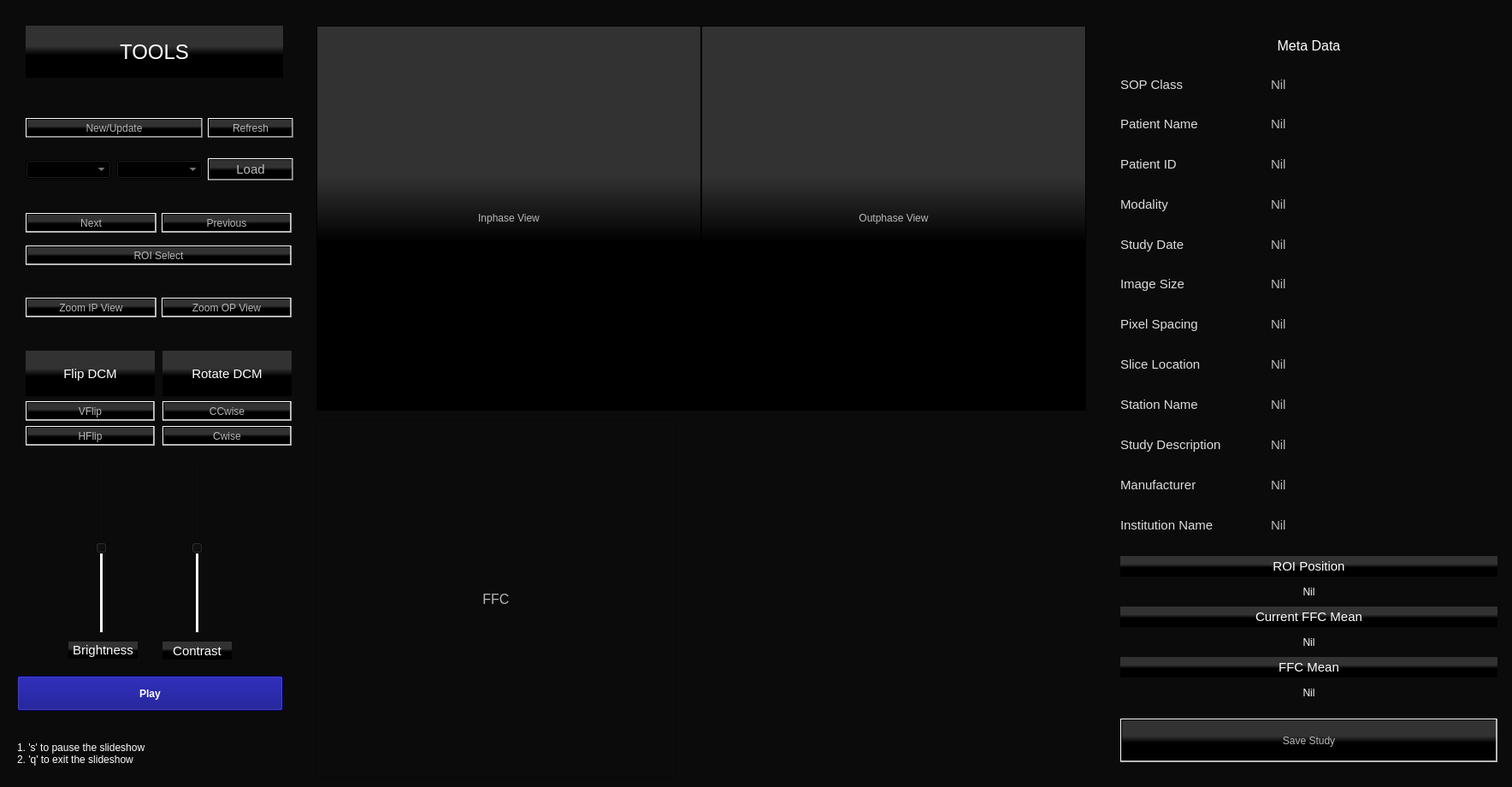
<?xml version="1.0" encoding="UTF-8"?>
<ui version="4.0">
 <class>dicomWindow</class>
 <widget class="QDialog" name="dicomWindow">
  <property name="geometry">
   <rect>
    <x>0</x>
    <y>0</y>
    <width>1768</width>
    <height>920</height>
   </rect>
  </property>
  <property name="maximumSize">
   <size>
    <width>1768</width>
    <height>920</height>
   </size>
  </property>
  <property name="windowTitle">
   <string>Dicom Viewer</string>
  </property>
  <property name="styleSheet">
   <string notr="true">background-color: rgb(11, 11, 11);</string>
  </property>
  <property name="sizeGripEnabled">
   <bool>false</bool>
  </property>
  <property name="modal">
   <bool>false</bool>
  </property>
  <widget class="QLabel" name="ipView">
   <property name="geometry">
    <rect>
     <x>370</x>
     <y>30</y>
     <width>450</width>
     <height>450</height>
    </rect>
   </property>
   <property name="maximumSize">
    <size>
     <width>450</width>
     <height>450</height>
    </size>
   </property>
   <property name="layoutDirection">
    <enum>Qt::RightToLeft</enum>
   </property>
   <property name="styleSheet">
    <string notr="true">font: 87 8pt &quot;Arial Black&quot;;
border-color: rgb(0, 122, 217);
font: 75 8pt &quot;MS Shell Dlg 2&quot;;
background-color: rgb(57, 57, 57);
font: 75 16pt &quot;Segoe UI&quot;;
color: rgb(214, 214, 214);
border-color: rgb(21, 21, 21);

border-color: rgb(42, 42, 42);
background-color: rgb(68, 68, 68);
color: rgb(184, 184, 184);


color: rgb(184, 184, 184);
background-color: qlineargradient(spread:pad, x1:0, y1:1, x2:0, y2:0, stop:0.4375 rgba(0, 0, 0, 255), stop:0.607955 rgba(50, 50, 50, 255))</string>
   </property>
   <property name="frameShape">
    <enum>QFrame::StyledPanel</enum>
   </property>
   <property name="text">
    <string>Inphase View</string>
   </property>
   <property name="alignment">
    <set>Qt::AlignCenter</set>
   </property>
  </widget>
  <widget class="QLabel" name="opView">
   <property name="geometry">
    <rect>
     <x>820</x>
     <y>30</y>
     <width>450</width>
     <height>450</height>
    </rect>
   </property>
   <property name="maximumSize">
    <size>
     <width>480</width>
     <height>480</height>
    </size>
   </property>
   <property name="styleSheet">
    <string notr="true">font: 87 8pt &quot;Arial Black&quot;;
border-color: rgb(0, 122, 217);
font: 75 8pt &quot;MS Shell Dlg 2&quot;;
background-color: rgb(57, 57, 57);
font: 75 16pt &quot;Segoe UI&quot;;
color: rgb(214, 214, 214);
border-color: rgb(21, 21, 21);

border-color: rgb(42, 42, 42);
background-color: rgb(68, 68, 68);
color: rgb(184, 184, 184);


color: rgb(184, 184, 184);
background-color: qlineargradient(spread:pad, x1:0, y1:1, x2:0, y2:0, stop:0.4375 rgba(0, 0, 0, 255), stop:0.607955 rgba(50, 50, 50, 255))</string>
   </property>
   <property name="frameShape">
    <enum>QFrame::StyledPanel</enum>
   </property>
   <property name="text">
    <string>Outphase View</string>
   </property>
   <property name="alignment">
    <set>Qt::AlignCenter</set>
   </property>
  </widget>
  <widget class="QWidget" name="layoutWidget">
   <property name="geometry">
    <rect>
     <x>1310</x>
     <y>33</y>
     <width>441</width>
     <height>601</height>
    </rect>
   </property>
   <layout class="QGridLayout" name="DataLayout">
    <property name="leftMargin">
     <number>0</number>
    </property>
    <item row="8" column="0">
     <widget class="QLabel" name="slicingLocLbl">
      <property name="font">
       <font>
        <family>Segoe UI</family>
        <pointsize>11</pointsize>
        <weight>50</weight>
        <italic>false</italic>
        <bold>false</bold>
       </font>
      </property>
      <property name="styleSheet">
       <string notr="true">color:rgb(221, 221, 221)</string>
      </property>
      <property name="text">
       <string>Slice Location</string>
      </property>
     </widget>
    </item>
    <item row="6" column="0">
     <widget class="QLabel" name="imgSizLbl">
      <property name="font">
       <font>
        <family>Segoe UI</family>
        <pointsize>11</pointsize>
        <weight>50</weight>
        <italic>false</italic>
        <bold>false</bold>
       </font>
      </property>
      <property name="styleSheet">
       <string notr="true">color:rgb(221, 221, 221)</string>
      </property>
      <property name="text">
       <string>Image Size</string>
      </property>
     </widget>
    </item>
    <item row="4" column="1">
     <widget class="QLabel" name="modalityDat">
      <property name="font">
       <font>
        <family>Segoe UI</family>
        <pointsize>11</pointsize>
        <weight>50</weight>
        <italic>false</italic>
        <bold>false</bold>
       </font>
      </property>
      <property name="styleSheet">
       <string notr="true">color: rgb(184, 184, 184);
</string>
      </property>
      <property name="text">
       <string>Nil</string>
      </property>
     </widget>
    </item>
    <item row="6" column="1">
     <widget class="QLabel" name="imgSizDat">
      <property name="font">
       <font>
        <family>Segoe UI</family>
        <pointsize>11</pointsize>
        <weight>50</weight>
        <italic>false</italic>
        <bold>false</bold>
       </font>
      </property>
      <property name="styleSheet">
       <string notr="true">color: rgb(184, 184, 184);
</string>
      </property>
      <property name="text">
       <string>Nil</string>
      </property>
     </widget>
    </item>
    <item row="2" column="1">
     <widget class="QLabel" name="pNameDat">
      <property name="font">
       <font>
        <family>Segoe UI</family>
        <pointsize>11</pointsize>
        <weight>50</weight>
        <italic>false</italic>
        <bold>false</bold>
       </font>
      </property>
      <property name="styleSheet">
       <string notr="true">color: rgb(184, 184, 184);
</string>
      </property>
      <property name="text">
       <string>Nil</string>
      </property>
     </widget>
    </item>
    <item row="9" column="1">
     <widget class="QLabel" name="stnNameDat">
      <property name="font">
       <font>
        <family>Segoe UI</family>
        <pointsize>11</pointsize>
        <weight>50</weight>
        <italic>false</italic>
        <bold>false</bold>
       </font>
      </property>
      <property name="styleSheet">
       <string notr="true">color: rgb(184, 184, 184);
</string>
      </property>
      <property name="text">
       <string>Nil</string>
      </property>
     </widget>
    </item>
    <item row="10" column="0">
     <widget class="QLabel" name="stdyDiscLbl">
      <property name="font">
       <font>
        <family>Segoe UI</family>
        <pointsize>11</pointsize>
        <weight>50</weight>
        <italic>false</italic>
        <bold>false</bold>
       </font>
      </property>
      <property name="styleSheet">
       <string notr="true">color:rgb(221, 221, 221)</string>
      </property>
      <property name="text">
       <string>Study Description</string>
      </property>
     </widget>
    </item>
    <item row="8" column="1">
     <widget class="QLabel" name="slicingLocDat">
      <property name="font">
       <font>
        <family>Segoe UI</family>
        <pointsize>11</pointsize>
        <weight>50</weight>
        <italic>false</italic>
        <bold>false</bold>
       </font>
      </property>
      <property name="styleSheet">
       <string notr="true">color: rgb(184, 184, 184);
</string>
      </property>
      <property name="text">
       <string>Nil</string>
      </property>
     </widget>
    </item>
    <item row="1" column="0">
     <widget class="QLabel" name="sosClassLbl">
      <property name="maximumSize">
       <size>
        <width>170</width>
        <height>38</height>
       </size>
      </property>
      <property name="font">
       <font>
        <family>Segoe UI</family>
        <pointsize>11</pointsize>
        <weight>50</weight>
        <italic>false</italic>
        <bold>false</bold>
       </font>
      </property>
      <property name="styleSheet">
       <string notr="true">color:rgb(221, 221, 221)</string>
      </property>
      <property name="text">
       <string>SOP Class</string>
      </property>
     </widget>
    </item>
    <item row="7" column="1">
     <widget class="QLabel" name="pxlSpaceDat">
      <property name="font">
       <font>
        <family>Segoe UI</family>
        <pointsize>11</pointsize>
        <weight>50</weight>
        <italic>false</italic>
        <bold>false</bold>
       </font>
      </property>
      <property name="styleSheet">
       <string notr="true">color: rgb(184, 184, 184);
</string>
      </property>
      <property name="text">
       <string>Nil</string>
      </property>
     </widget>
    </item>
    <item row="4" column="0">
     <widget class="QLabel" name="modalityLbl">
      <property name="font">
       <font>
        <family>Segoe UI</family>
        <pointsize>11</pointsize>
        <weight>50</weight>
        <italic>false</italic>
        <bold>false</bold>
       </font>
      </property>
      <property name="styleSheet">
       <string notr="true">color:rgb(221, 221, 221)</string>
      </property>
      <property name="text">
       <string>Modality</string>
      </property>
     </widget>
    </item>
    <item row="5" column="1">
     <widget class="QLabel" name="stdyDateDat">
      <property name="font">
       <font>
        <family>Segoe UI</family>
        <pointsize>11</pointsize>
        <weight>50</weight>
        <italic>false</italic>
        <bold>false</bold>
       </font>
      </property>
      <property name="styleSheet">
       <string notr="true">color: rgb(184, 184, 184);
</string>
      </property>
      <property name="text">
       <string>Nil</string>
      </property>
     </widget>
    </item>
    <item row="2" column="0">
     <widget class="QLabel" name="pNameLbl">
      <property name="font">
       <font>
        <family>Segoe UI</family>
        <pointsize>11</pointsize>
        <weight>50</weight>
        <italic>false</italic>
        <bold>false</bold>
       </font>
      </property>
      <property name="styleSheet">
       <string notr="true">color:rgb(221, 221, 221)</string>
      </property>
      <property name="text">
       <string>Patient Name</string>
      </property>
     </widget>
    </item>
    <item row="11" column="0">
     <widget class="QLabel" name="mnfLbl">
      <property name="font">
       <font>
        <family>Segoe UI</family>
        <pointsize>11</pointsize>
        <weight>50</weight>
        <italic>false</italic>
        <bold>false</bold>
       </font>
      </property>
      <property name="styleSheet">
       <string notr="true">color:rgb(221, 221, 221)</string>
      </property>
      <property name="text">
       <string>Manufacturer</string>
      </property>
     </widget>
    </item>
    <item row="7" column="0">
     <widget class="QLabel" name="pxlSpaceLbl">
      <property name="font">
       <font>
        <family>Segoe UI</family>
        <pointsize>11</pointsize>
        <weight>50</weight>
        <italic>false</italic>
        <bold>false</bold>
       </font>
      </property>
      <property name="styleSheet">
       <string notr="true">color:rgb(221, 221, 221)</string>
      </property>
      <property name="text">
       <string>Pixel Spacing</string>
      </property>
     </widget>
    </item>
    <item row="3" column="1">
     <widget class="QLabel" name="pIDDat">
      <property name="font">
       <font>
        <family>Segoe UI</family>
        <pointsize>11</pointsize>
        <weight>50</weight>
        <italic>false</italic>
        <bold>false</bold>
       </font>
      </property>
      <property name="styleSheet">
       <string notr="true">color: rgb(184, 184, 184);
</string>
      </property>
      <property name="text">
       <string>Nil</string>
      </property>
     </widget>
    </item>
    <item row="1" column="1">
     <widget class="QLabel" name="sosClassDat">
      <property name="font">
       <font>
        <family>Segoe UI</family>
        <pointsize>11</pointsize>
        <weight>50</weight>
        <italic>false</italic>
        <bold>false</bold>
       </font>
      </property>
      <property name="styleSheet">
       <string notr="true">

color: rgb(184, 184, 184);
</string>
      </property>
      <property name="text">
       <string>Nil</string>
      </property>
     </widget>
    </item>
    <item row="11" column="1">
     <widget class="QLabel" name="mnfDat">
      <property name="font">
       <font>
        <family>Segoe UI</family>
        <pointsize>11</pointsize>
        <weight>50</weight>
        <italic>false</italic>
        <bold>false</bold>
       </font>
      </property>
      <property name="styleSheet">
       <string notr="true">color: rgb(184, 184, 184);
</string>
      </property>
      <property name="text">
       <string>Nil</string>
      </property>
     </widget>
    </item>
    <item row="12" column="0">
     <widget class="QLabel" name="instNameLbl">
      <property name="font">
       <font>
        <family>Segoe UI</family>
        <pointsize>11</pointsize>
        <weight>50</weight>
        <italic>false</italic>
        <bold>false</bold>
       </font>
      </property>
      <property name="styleSheet">
       <string notr="true">color:rgb(221, 221, 221)</string>
      </property>
      <property name="text">
       <string>Institution Name</string>
      </property>
     </widget>
    </item>
    <item row="5" column="0">
     <widget class="QLabel" name="stdyDateLbl">
      <property name="font">
       <font>
        <family>Segoe UI</family>
        <pointsize>11</pointsize>
        <weight>50</weight>
        <italic>false</italic>
        <bold>false</bold>
       </font>
      </property>
      <property name="styleSheet">
       <string notr="true">color:rgb(221, 221, 221)</string>
      </property>
      <property name="text">
       <string>Study Date</string>
      </property>
     </widget>
    </item>
    <item row="0" column="0" colspan="2">
     <widget class="QLabel" name="headLbl">
      <property name="font">
       <font>
        <family>Segoe UI</family>
        <pointsize>12</pointsize>
        <weight>50</weight>
        <italic>false</italic>
        <bold>false</bold>
       </font>
      </property>
      <property name="styleSheet">
       <string notr="true">color: rgb(255, 255, 255);
</string>
      </property>
      <property name="text">
       <string>Meta Data</string>
      </property>
      <property name="alignment">
       <set>Qt::AlignCenter</set>
      </property>
     </widget>
    </item>
    <item row="10" column="1">
     <widget class="QLabel" name="stdyDiscDat">
      <property name="font">
       <font>
        <family>Segoe UI</family>
        <pointsize>11</pointsize>
        <weight>50</weight>
        <italic>false</italic>
        <bold>false</bold>
       </font>
      </property>
      <property name="styleSheet">
       <string notr="true">color: rgb(184, 184, 184);
</string>
      </property>
      <property name="text">
       <string>Nil</string>
      </property>
     </widget>
    </item>
    <item row="3" column="0">
     <widget class="QLabel" name="pIDLbl">
      <property name="font">
       <font>
        <family>Segoe UI</family>
        <pointsize>11</pointsize>
        <weight>50</weight>
        <italic>false</italic>
        <bold>false</bold>
       </font>
      </property>
      <property name="styleSheet">
       <string notr="true">color:rgb(221, 221, 221)</string>
      </property>
      <property name="text">
       <string>Patient ID</string>
      </property>
     </widget>
    </item>
    <item row="12" column="1">
     <widget class="QLabel" name="instNameDat">
      <property name="font">
       <font>
        <family>Segoe UI</family>
        <pointsize>11</pointsize>
        <weight>50</weight>
        <italic>false</italic>
        <bold>false</bold>
       </font>
      </property>
      <property name="styleSheet">
       <string notr="true">color: rgb(184, 184, 184);
</string>
      </property>
      <property name="text">
       <string>Nil</string>
      </property>
     </widget>
    </item>
    <item row="9" column="0">
     <widget class="QLabel" name="stnNameLbl">
      <property name="font">
       <font>
        <family>Segoe UI</family>
        <pointsize>11</pointsize>
        <weight>50</weight>
        <italic>false</italic>
        <bold>false</bold>
       </font>
      </property>
      <property name="styleSheet">
       <string notr="true">color:rgb(221, 221, 221)</string>
      </property>
      <property name="text">
       <string>Station Name</string>
      </property>
     </widget>
    </item>
   </layout>
  </widget>
  <widget class="QLabel" name="brightness">
   <property name="geometry">
    <rect>
     <x>80</x>
     <y>750</y>
     <width>81</width>
     <height>20</height>
    </rect>
   </property>
   <property name="font">
    <font>
     <family>MS Shell Dlg 2</family>
     <pointsize>11</pointsize>
     <weight>50</weight>
     <italic>false</italic>
     <bold>false</bold>
    </font>
   </property>
   <property name="styleSheet">
    <string notr="true">

color: rgb(255, 255, 255);
background-color: qlineargradient(spread:pad, x1:0, y1:1, x2:0, y2:0, stop:0.4375 rgba(0, 0, 0, 255), stop:0.607955 rgba(50, 50, 50, 255))</string>
   </property>
   <property name="text">
    <string>Brightness</string>
   </property>
   <property name="alignment">
    <set>Qt::AlignCenter</set>
   </property>
  </widget>
  <widget class="QLabel" name="contrast">
   <property name="geometry">
    <rect>
     <x>190</x>
     <y>750</y>
     <width>81</width>
     <height>21</height>
    </rect>
   </property>
   <property name="font">
    <font>
     <family>MS Shell Dlg 2</family>
     <pointsize>11</pointsize>
     <weight>50</weight>
     <italic>false</italic>
     <bold>false</bold>
    </font>
   </property>
   <property name="styleSheet">
    <string notr="true">

color: rgb(255, 255, 255);
background-color: qlineargradient(spread:pad, x1:0, y1:1, x2:0, y2:0, stop:0.4375 rgba(0, 0, 0, 255), stop:0.607955 rgba(50, 50, 50, 255))</string>
   </property>
   <property name="text">
    <string>Contrast</string>
   </property>
   <property name="alignment">
    <set>Qt::AlignCenter</set>
   </property>
  </widget>
  <widget class="QWidget" name="layoutWidget">
   <property name="geometry">
    <rect>
     <x>20</x>
     <y>540</y>
     <width>311</width>
     <height>201</height>
    </rect>
   </property>
   <layout class="QHBoxLayout" name="SliderLayout">
    <item>
     <widget class="QSlider" name="brightSlid">
      <property name="palette">
       <palette>
        <active>
         <colorrole role="Button">
          <brush brushstyle="SolidPattern">
           <color alpha="255">
            <red>11</red>
            <green>11</green>
            <blue>11</blue>
           </color>
          </brush>
         </colorrole>
         <colorrole role="Base">
          <brush brushstyle="SolidPattern">
           <color alpha="255">
            <red>11</red>
            <green>11</green>
            <blue>11</blue>
           </color>
          </brush>
         </colorrole>
         <colorrole role="Window">
          <brush brushstyle="SolidPattern">
           <color alpha="255">
            <red>11</red>
            <green>11</green>
            <blue>11</blue>
           </color>
          </brush>
         </colorrole>
         <colorrole role="Highlight">
          <brush brushstyle="SolidPattern">
           <color alpha="255">
            <red>255</red>
            <green>255</green>
            <blue>255</blue>
           </color>
          </brush>
         </colorrole>
         <colorrole role="HighlightedText">
          <brush brushstyle="SolidPattern">
           <color alpha="255">
            <red>255</red>
            <green>255</green>
            <blue>255</blue>
           </color>
          </brush>
         </colorrole>
        </active>
        <inactive>
         <colorrole role="Button">
          <brush brushstyle="SolidPattern">
           <color alpha="255">
            <red>11</red>
            <green>11</green>
            <blue>11</blue>
           </color>
          </brush>
         </colorrole>
         <colorrole role="Base">
          <brush brushstyle="SolidPattern">
           <color alpha="255">
            <red>11</red>
            <green>11</green>
            <blue>11</blue>
           </color>
          </brush>
         </colorrole>
         <colorrole role="Window">
          <brush brushstyle="SolidPattern">
           <color alpha="255">
            <red>11</red>
            <green>11</green>
            <blue>11</blue>
           </color>
          </brush>
         </colorrole>
         <colorrole role="Highlight">
          <brush brushstyle="SolidPattern">
           <color alpha="255">
            <red>255</red>
            <green>255</green>
            <blue>255</blue>
           </color>
          </brush>
         </colorrole>
         <colorrole role="HighlightedText">
          <brush brushstyle="SolidPattern">
           <color alpha="255">
            <red>255</red>
            <green>255</green>
            <blue>255</blue>
           </color>
          </brush>
         </colorrole>
        </inactive>
        <disabled>
         <colorrole role="Button">
          <brush brushstyle="SolidPattern">
           <color alpha="255">
            <red>11</red>
            <green>11</green>
            <blue>11</blue>
           </color>
          </brush>
         </colorrole>
         <colorrole role="Base">
          <brush brushstyle="SolidPattern">
           <color alpha="255">
            <red>11</red>
            <green>11</green>
            <blue>11</blue>
           </color>
          </brush>
         </colorrole>
         <colorrole role="Window">
          <brush brushstyle="SolidPattern">
           <color alpha="255">
            <red>11</red>
            <green>11</green>
            <blue>11</blue>
           </color>
          </brush>
         </colorrole>
         <colorrole role="Highlight">
          <brush brushstyle="SolidPattern">
           <color alpha="255">
            <red>255</red>
            <green>255</green>
            <blue>255</blue>
           </color>
          </brush>
         </colorrole>
         <colorrole role="HighlightedText">
          <brush brushstyle="SolidPattern">
           <color alpha="255">
            <red>255</red>
            <green>255</green>
            <blue>255</blue>
           </color>
          </brush>
         </colorrole>
        </disabled>
       </palette>
      </property>
      <property name="styleSheet">
       <string notr="true">gridline-color: rgb(255, 255, 255);
selection-color: rgb(255, 255, 255);
selection-background-color: rgb(255, 255, 255);</string>
      </property>
      <property name="maximum">
       <number>256</number>
      </property>
      <property name="singleStep">
       <number>2</number>
      </property>
      <property name="value">
       <number>128</number>
      </property>
      <property name="sliderPosition">
       <number>128</number>
      </property>
      <property name="orientation">
       <enum>Qt::Vertical</enum>
      </property>
      <property name="invertedAppearance">
       <bool>false</bool>
      </property>
      <property name="tickInterval">
       <number>0</number>
      </property>
     </widget>
    </item>
    <item>
     <widget class="QSlider" name="contrastSlid">
      <property name="styleSheet">
       <string notr="true">gridline-color: rgb(255, 255, 255);
selection-color: rgb(255, 255, 255);
selection-background-color: rgb(255, 255, 255);</string>
      </property>
      <property name="maximum">
       <number>128</number>
      </property>
      <property name="singleStep">
       <number>2</number>
      </property>
      <property name="value">
       <number>64</number>
      </property>
      <property name="sliderPosition">
       <number>64</number>
      </property>
      <property name="orientation">
       <enum>Qt::Vertical</enum>
      </property>
      <property name="invertedAppearance">
       <bool>false</bool>
      </property>
     </widget>
    </item>
   </layout>
  </widget>
  <widget class="QPushButton" name="saveStdyBtn">
   <property name="enabled">
    <bool>false</bool>
   </property>
   <property name="geometry">
    <rect>
     <x>1310</x>
     <y>840</y>
     <width>441</width>
     <height>51</height>
    </rect>
   </property>
   <property name="styleSheet">
    <string notr="true">border-color: rgb(21, 21, 21);
font: 11pt &quot;MS Shell Dlg 2&quot;;
border-color: rgb(42, 42, 42);
background-color: rgb(68, 68, 68);
color: rgb(184, 184, 184);


color: rgb(184, 184, 184);
background-color: qlineargradient(spread:pad, x1:0, y1:1, x2:0, y2:0, stop:0.4375 rgba(0, 0, 0, 255), stop:0.607955 rgba(50, 50, 50, 255))</string>
   </property>
   <property name="text">
    <string>Save Study</string>
   </property>
  </widget>
  <widget class="QLabel" name="ffcView">
   <property name="geometry">
    <rect>
     <x>370</x>
     <y>490</y>
     <width>420</width>
     <height>420</height>
    </rect>
   </property>
   <property name="maximumSize">
    <size>
     <width>420</width>
     <height>420</height>
    </size>
   </property>
   <property name="font">
    <font>
     <pointsize>12</pointsize>
    </font>
   </property>
   <property name="styleSheet">
    <string notr="true">


color: rgb(184, 184, 184);
</string>
   </property>
   <property name="frameShape">
    <enum>QFrame::StyledPanel</enum>
   </property>
   <property name="text">
    <string>FFC</string>
   </property>
   <property name="alignment">
    <set>Qt::AlignCenter</set>
   </property>
   <property name="margin">
    <number>1</number>
   </property>
  </widget>
  <widget class="QWidget" name="verticalLayoutWidget">
   <property name="geometry">
    <rect>
     <x>1310</x>
     <y>650</y>
     <width>441</width>
     <height>171</height>
    </rect>
   </property>
   <layout class="QVBoxLayout" name="verticalLayout">
    <item>
     <widget class="QLabel" name="ROIposLbl">
      <property name="font">
       <font>
        <family>MS Shell Dlg 2</family>
        <pointsize>11</pointsize>
        <weight>50</weight>
        <italic>false</italic>
        <bold>false</bold>
       </font>
      </property>
      <property name="styleSheet">
       <string notr="true">color: rgb(255, 255, 255);
background-color: qlineargradient(spread:pad, x1:0, y1:1, x2:0, y2:0, stop:0.4375 rgba(0, 0, 0, 255), stop:0.607955 rgba(50, 50, 50, 255))

</string>
      </property>
      <property name="text">
       <string>ROI Position</string>
      </property>
      <property name="alignment">
       <set>Qt::AlignCenter</set>
      </property>
     </widget>
    </item>
    <item>
     <widget class="QLabel" name="ROIposVal">
      <property name="styleSheet">
       <string notr="true">color: rgb(255, 255, 255);
border-color: rgb(255, 255, 255);

font: 12pt &quot;MS Shell Dlg 2&quot;;</string>
      </property>
      <property name="text">
       <string>Nil</string>
      </property>
      <property name="alignment">
       <set>Qt::AlignCenter</set>
      </property>
     </widget>
    </item>
    <item>
     <widget class="QLabel" name="CrntFFCLbl">
      <property name="font">
       <font>
        <family>MS Shell Dlg 2</family>
        <pointsize>11</pointsize>
        <weight>50</weight>
        <italic>false</italic>
        <bold>false</bold>
       </font>
      </property>
      <property name="styleSheet">
       <string notr="true">color: rgb(255, 255, 255);
background-color: qlineargradient(spread:pad, x1:0, y1:1, x2:0, y2:0, stop:0.4375 rgba(0, 0, 0, 255), stop:0.607955 rgba(50, 50, 50, 255))</string>
      </property>
      <property name="text">
       <string>Current FFC Mean</string>
      </property>
      <property name="alignment">
       <set>Qt::AlignCenter</set>
      </property>
     </widget>
    </item>
    <item>
     <widget class="QLabel" name="CrntFFCVal">
      <property name="styleSheet">
       <string notr="true">color: rgb(255, 255, 255);
border-color: rgb(255, 255, 255);

font: 12pt &quot;MS Shell Dlg 2&quot;;</string>
      </property>
      <property name="text">
       <string>Nil</string>
      </property>
      <property name="alignment">
       <set>Qt::AlignCenter</set>
      </property>
     </widget>
    </item>
    <item>
     <widget class="QLabel" name="FFCMnLbl">
      <property name="font">
       <font>
        <family>MS Shell Dlg 2</family>
        <pointsize>11</pointsize>
        <weight>50</weight>
        <italic>false</italic>
        <bold>false</bold>
       </font>
      </property>
      <property name="styleSheet">
       <string notr="true">color: rgb(255, 255, 255);
background-color: qlineargradient(spread:pad, x1:0, y1:1, x2:0, y2:0, stop:0.4375 rgba(0, 0, 0, 255), stop:0.607955 rgba(50, 50, 50, 255))</string>
      </property>
      <property name="text">
       <string>FFC Mean</string>
      </property>
      <property name="alignment">
       <set>Qt::AlignCenter</set>
      </property>
     </widget>
    </item>
    <item>
     <widget class="QLabel" name="FFCMnVal">
      <property name="styleSheet">
       <string notr="true">color: rgb(255, 255, 255);
border-color: rgb(255, 255, 255);

font: 12pt &quot;MS Shell Dlg 2&quot;;</string>
      </property>
      <property name="text">
       <string>Nil</string>
      </property>
      <property name="alignment">
       <set>Qt::AlignCenter</set>
      </property>
     </widget>
    </item>
   </layout>
  </widget>
  <widget class="QTableWidget" name="mffcTbl">
   <property name="geometry">
    <rect>
     <x>820</x>
     <y>490</y>
     <width>461</width>
     <height>321</height>
    </rect>
   </property>
   <property name="sizePolicy">
    <sizepolicy hsizetype="Maximum" vsizetype="Expanding">
     <horstretch>0</horstretch>
     <verstretch>0</verstretch>
    </sizepolicy>
   </property>
   <property name="styleSheet">
    <string notr="true">color: rgb(255, 255, 255);
alternate-background-color: rgb(255, 255, 255);
</string>
   </property>
   <property name="frameShape">
    <enum>QFrame::NoFrame</enum>
   </property>
   <property name="editTriggers">
    <set>QAbstractItemView::NoEditTriggers</set>
   </property>
   <property name="selectionMode">
    <enum>QAbstractItemView::NoSelection</enum>
   </property>
   <property name="textElideMode">
    <enum>Qt::ElideMiddle</enum>
   </property>
   <attribute name="horizontalHeaderCascadingSectionResizes">
    <bool>true</bool>
   </attribute>
   <attribute name="horizontalHeaderDefaultSectionSize">
    <number>210</number>
   </attribute>
   <attribute name="horizontalHeaderShowSortIndicator" stdset="0">
    <bool>false</bool>
   </attribute>
   <attribute name="verticalHeaderCascadingSectionResizes">
    <bool>true</bool>
   </attribute>
  </widget>
  <widget class="QPushButton" name="slideShwBtn">
   <property name="enabled">
    <bool>false</bool>
   </property>
   <property name="geometry">
    <rect>
     <x>20</x>
     <y>790</y>
     <width>311</width>
     <height>41</height>
    </rect>
   </property>
   <property name="font">
    <font>
     <weight>75</weight>
     <bold>true</bold>
    </font>
   </property>
   <property name="autoFillBackground">
    <bool>false</bool>
   </property>
   <property name="styleSheet">
    <string notr="true">background-color: rgb(0, 0, 127);
color: white;</string>
   </property>
   <property name="text">
    <string>Play</string>
   </property>
  </widget>
  <widget class="QLabel" name="hotkeyLbl">
   <property name="enabled">
    <bool>false</bool>
   </property>
   <property name="geometry">
    <rect>
     <x>20</x>
     <y>850</y>
     <width>311</width>
     <height>61</height>
    </rect>
   </property>
   <property name="styleSheet">
    <string notr="true">color: rgb(255, 255, 255);
border-color: rgb(255, 255, 255);

font: 12pt &quot;MS Shell Dlg 2&quot;;</string>
   </property>
   <property name="text">
    <string>1. 's' to pause the slideshow
2. 'q' to exit the slideshow</string>
   </property>
  </widget>
  <widget class="QWidget" name="gridLayoutWidget">
   <property name="geometry">
    <rect>
     <x>30</x>
     <y>120</y>
     <width>313</width>
     <height>109</height>
    </rect>
   </property>
   <layout class="QGridLayout" name="gridLayout">
    <item row="1" column="0">
     <widget class="QComboBox" name="uName">
      <property name="styleSheet">
       <string notr="true">border-color: rgb(21, 21, 21);
font: 11pt &quot;MS Shell Dlg 2&quot;;
border-color: rgb(42, 42, 42);
background-color: rgb(68, 68, 68);
color: rgb(184, 184, 184);


color: rgb(184, 184, 184);
background-color: qlineargradient(spread:pad, x1:0, y1:1, x2:0, y2:0, stop:0.4375 rgba(0, 0, 0, 255), stop:0.607955 rgba(50, 50, 50, 255))</string>
      </property>
     </widget>
    </item>
    <item row="0" column="2">
     <widget class="QPushButton" name="refreshBtn">
      <property name="styleSheet">
       <string notr="true">border-color: rgb(21, 21, 21);
font: 11pt &quot;MS Shell Dlg 2&quot;;
border-color: rgb(42, 42, 42);
background-color: rgb(68, 68, 68);
color: rgb(184, 184, 184);


color: rgb(184, 184, 184);
background-color: qlineargradient(spread:pad, x1:0, y1:1, x2:0, y2:0, stop:0.4375 rgba(0, 0, 0, 255), stop:0.607955 rgba(50, 50, 50, 255))</string>
      </property>
      <property name="text">
       <string>Refresh</string>
      </property>
     </widget>
    </item>
    <item row="0" column="0" colspan="2">
     <widget class="QPushButton" name="cuBtn">
      <property name="styleSheet">
       <string notr="true">border-color: rgb(21, 21, 21);
font: 11pt &quot;MS Shell Dlg 2&quot;;
border-color: rgb(42, 42, 42);
background-color: rgb(68, 68, 68);
color: rgb(184, 184, 184);


color: rgb(184, 184, 184);
background-color: qlineargradient(spread:pad, x1:0, y1:1, x2:0, y2:0, stop:0.4375 rgba(0, 0, 0, 255), stop:0.607955 rgba(50, 50, 50, 255))
</string>
      </property>
      <property name="text">
       <string>New/Update</string>
      </property>
     </widget>
    </item>
    <item row="1" column="1">
     <widget class="QComboBox" name="uStudy">
      <property name="styleSheet">
       <string notr="true">border-color: rgb(21, 21, 21);
font: 11pt &quot;MS Shell Dlg 2&quot;;
border-color: rgb(42, 42, 42);
background-color: rgb(68, 68, 68);
color: rgb(184, 184, 184);


color: rgb(184, 184, 184);
background-color: qlineargradient(spread:pad, x1:0, y1:1, x2:0, y2:0, stop:0.4375 rgba(0, 0, 0, 255), stop:0.607955 rgba(50, 50, 50, 255))</string>
      </property>
     </widget>
    </item>
    <item row="1" column="2">
     <widget class="QPushButton" name="laodBtn">
      <property name="font">
       <font>
        <family>MS Shell Dlg 2</family>
        <pointsize>11</pointsize>
        <weight>50</weight>
        <italic>false</italic>
        <bold>false</bold>
       </font>
      </property>
      <property name="styleSheet">
       <string notr="true">border-color: rgb(21, 21, 21);
font: 11pt &quot;MS Shell Dlg 2&quot;;
border-color: rgb(42, 42, 42);
background-color: rgb(68, 68, 68);
color: rgb(184, 184, 184);


color: rgb(184, 184, 184);
background-color: qlineargradient(spread:pad, x1:0, y1:1, x2:0, y2:0, stop:0.4375 rgba(0, 0, 0, 255), stop:0.607955 rgba(50, 50, 50, 255))</string>
      </property>
      <property name="text">
       <string>Load</string>
      </property>
     </widget>
    </item>
   </layout>
  </widget>
  <widget class="QWidget" name="gridLayoutWidget_2">
   <property name="geometry">
    <rect>
     <x>30</x>
     <y>240</y>
     <width>311</width>
     <height>80</height>
    </rect>
   </property>
   <layout class="QGridLayout" name="gridLayout_2">
    <item row="0" column="0">
     <widget class="QPushButton" name="nextBtn">
      <property name="enabled">
       <bool>false</bool>
      </property>
      <property name="styleSheet">
       <string notr="true">border-color: rgb(21, 21, 21);
font: 11pt &quot;MS Shell Dlg 2&quot;;
border-color: rgb(42, 42, 42);
background-color: rgb(68, 68, 68);
color: rgb(184, 184, 184);


color: rgb(184, 184, 184);
background-color: qlineargradient(spread:pad, x1:0, y1:1, x2:0, y2:0, stop:0.4375 rgba(0, 0, 0, 255), stop:0.607955 rgba(50, 50, 50, 255))</string>
      </property>
      <property name="text">
       <string>Next</string>
      </property>
     </widget>
    </item>
    <item row="0" column="1">
     <widget class="QPushButton" name="prevBtn">
      <property name="enabled">
       <bool>false</bool>
      </property>
      <property name="styleSheet">
       <string notr="true">border-color: rgb(21, 21, 21);
font: 11pt &quot;MS Shell Dlg 2&quot;;
border-color: rgb(42, 42, 42);
background-color: rgb(68, 68, 68);
color: rgb(184, 184, 184);


color: rgb(184, 184, 184);
background-color: qlineargradient(spread:pad, x1:0, y1:1, x2:0, y2:0, stop:0.4375 rgba(0, 0, 0, 255), stop:0.607955 rgba(50, 50, 50, 255))</string>
      </property>
      <property name="text">
       <string>Previous</string>
      </property>
     </widget>
    </item>
    <item row="1" column="0" colspan="2">
     <widget class="QPushButton" name="roiBtn">
      <property name="enabled">
       <bool>false</bool>
      </property>
      <property name="styleSheet">
       <string notr="true">border-color: rgb(21, 21, 21);
font: 11pt &quot;MS Shell Dlg 2&quot;;
border-color: rgb(42, 42, 42);
background-color: rgb(68, 68, 68);
color: rgb(184, 184, 184);


color: rgb(184, 184, 184);
background-color: qlineargradient(spread:pad, x1:0, y1:1, x2:0, y2:0, stop:0.4375 rgba(0, 0, 0, 255), stop:0.607955 rgba(50, 50, 50, 255))</string>
      </property>
      <property name="text">
       <string>ROI Select</string>
      </property>
     </widget>
    </item>
   </layout>
  </widget>
  <widget class="QWidget" name="gridLayoutWidget_3">
   <property name="geometry">
    <rect>
     <x>30</x>
     <y>320</y>
     <width>311</width>
     <height>80</height>
    </rect>
   </property>
   <layout class="QGridLayout" name="gridLayout_3">
    <item row="0" column="1">
     <widget class="QPushButton" name="zmOPBtn">
      <property name="enabled">
       <bool>false</bool>
      </property>
      <property name="styleSheet">
       <string notr="true">border-color: rgb(21, 21, 21);
font: 11pt &quot;MS Shell Dlg 2&quot;;
border-color: rgb(42, 42, 42);
background-color: rgb(68, 68, 68);
color: rgb(184, 184, 184);


color: rgb(184, 184, 184);
background-color: qlineargradient(spread:pad, x1:0, y1:1, x2:0, y2:0, stop:0.4375 rgba(0, 0, 0, 255), stop:0.607955 rgba(50, 50, 50, 255))</string>
      </property>
      <property name="text">
       <string>Zoom OP View</string>
      </property>
     </widget>
    </item>
    <item row="0" column="0">
     <widget class="QPushButton" name="zmIPBtn">
      <property name="enabled">
       <bool>false</bool>
      </property>
      <property name="styleSheet">
       <string notr="true">border-color: rgb(21, 21, 21);
font: 11pt &quot;MS Shell Dlg 2&quot;;
border-color: rgb(42, 42, 42);
background-color: rgb(68, 68, 68);
color: rgb(184, 184, 184);


color: rgb(184, 184, 184);
background-color: qlineargradient(spread:pad, x1:0, y1:1, x2:0, y2:0, stop:0.4375 rgba(0, 0, 0, 255), stop:0.607955 rgba(50, 50, 50, 255))</string>
      </property>
      <property name="text">
       <string>Zoom IP View</string>
      </property>
     </widget>
    </item>
   </layout>
  </widget>
  <widget class="QWidget" name="gridLayoutWidget_4">
   <property name="geometry">
    <rect>
     <x>190</x>
     <y>410</y>
     <width>151</width>
     <height>111</height>
    </rect>
   </property>
   <layout class="QGridLayout" name="gridLayout_4">
    <item row="3" column="0">
     <widget class="QPushButton" name="cBtn">
      <property name="enabled">
       <bool>false</bool>
      </property>
      <property name="styleSheet">
       <string notr="true">border-color: rgb(21, 21, 21);
font: 11pt &quot;MS Shell Dlg 2&quot;;
border-color: rgb(42, 42, 42);
background-color: rgb(68, 68, 68);
color: rgb(184, 184, 184);


color: rgb(184, 184, 184);
background-color: qlineargradient(spread:pad, x1:0, y1:1, x2:0, y2:0, stop:0.4375 rgba(0, 0, 0, 255), stop:0.607955 rgba(50, 50, 50, 255))</string>
      </property>
      <property name="text">
       <string>Cwise</string>
      </property>
     </widget>
    </item>
    <item row="0" column="0">
     <widget class="QLabel" name="rotateLbl">
      <property name="font">
       <font>
        <family>MS Shell Dlg 2</family>
        <pointsize>11</pointsize>
        <weight>50</weight>
        <italic>false</italic>
        <bold>false</bold>
       </font>
      </property>
      <property name="styleSheet">
       <string notr="true">

color: rgb(255, 255, 255);
background-color: qlineargradient(spread:pad, x1:0, y1:1, x2:0, y2:0, stop:0.4375 rgba(0, 0, 0, 255), stop:0.607955 rgba(50, 50, 50, 255))</string>
      </property>
      <property name="text">
       <string>Rotate DCM</string>
      </property>
      <property name="alignment">
       <set>Qt::AlignCenter</set>
      </property>
     </widget>
    </item>
    <item row="1" column="0">
     <widget class="QPushButton" name="ccBtn">
      <property name="enabled">
       <bool>false</bool>
      </property>
      <property name="styleSheet">
       <string notr="true">border-color: rgb(21, 21, 21);
font: 11pt &quot;MS Shell Dlg 2&quot;;
border-color: rgb(42, 42, 42);
background-color: rgb(68, 68, 68);
color: rgb(184, 184, 184);


color: rgb(184, 184, 184);
background-color: qlineargradient(spread:pad, x1:0, y1:1, x2:0, y2:0, stop:0.4375 rgba(0, 0, 0, 255), stop:0.607955 rgba(50, 50, 50, 255))</string>
      </property>
      <property name="text">
       <string>CCwise</string>
      </property>
     </widget>
    </item>
   </layout>
  </widget>
  <widget class="QWidget" name="gridLayoutWidget_5">
   <property name="geometry">
    <rect>
     <x>30</x>
     <y>410</y>
     <width>151</width>
     <height>111</height>
    </rect>
   </property>
   <layout class="QGridLayout" name="gridLayout_5">
    <item row="2" column="0">
     <widget class="QPushButton" name="vfBtn">
      <property name="enabled">
       <bool>false</bool>
      </property>
      <property name="styleSheet">
       <string notr="true">border-color: rgb(21, 21, 21);
font: 11pt &quot;MS Shell Dlg 2&quot;;
border-color: rgb(42, 42, 42);
background-color: rgb(68, 68, 68);
color: rgb(184, 184, 184);


color: rgb(184, 184, 184);
background-color: qlineargradient(spread:pad, x1:0, y1:1, x2:0, y2:0, stop:0.4375 rgba(0, 0, 0, 255), stop:0.607955 rgba(50, 50, 50, 255))</string>
      </property>
      <property name="text">
       <string>VFlip</string>
      </property>
     </widget>
    </item>
    <item row="3" column="0">
     <widget class="QPushButton" name="hfBtn">
      <property name="enabled">
       <bool>false</bool>
      </property>
      <property name="styleSheet">
       <string notr="true">border-color: rgb(21, 21, 21);
font: 11pt &quot;MS Shell Dlg 2&quot;;
border-color: rgb(42, 42, 42);
background-color: rgb(68, 68, 68);
color: rgb(184, 184, 184);


color: rgb(184, 184, 184);
background-color: qlineargradient(spread:pad, x1:0, y1:1, x2:0, y2:0, stop:0.4375 rgba(0, 0, 0, 255), stop:0.607955 rgba(50, 50, 50, 255))</string>
      </property>
      <property name="text">
       <string>HFlip</string>
      </property>
     </widget>
    </item>
    <item row="1" column="0">
     <widget class="QLabel" name="flipLbl">
      <property name="font">
       <font>
        <family>MS Shell Dlg 2</family>
        <pointsize>11</pointsize>
        <weight>50</weight>
        <italic>false</italic>
        <bold>false</bold>
       </font>
      </property>
      <property name="styleSheet">
       <string notr="true">


color: rgb(255, 255, 255);
background-color: qlineargradient(spread:pad, x1:0, y1:1, x2:0, y2:0, stop:0.4375 rgba(0, 0, 0, 255), stop:0.607955 rgba(50, 50, 50, 255))</string>
      </property>
      <property name="text">
       <string>Flip DCM</string>
      </property>
      <property name="alignment">
       <set>Qt::AlignCenter</set>
      </property>
     </widget>
    </item>
   </layout>
  </widget>
  <widget class="QLabel" name="headLbl_2">
   <property name="geometry">
    <rect>
     <x>30</x>
     <y>30</y>
     <width>301</width>
     <height>61</height>
    </rect>
   </property>
   <property name="font">
    <font>
     <family>Segoe UI</family>
     <pointsize>18</pointsize>
     <weight>50</weight>
     <italic>false</italic>
     <bold>false</bold>
    </font>
   </property>
   <property name="styleSheet">
    <string notr="true">color: rgb(255, 255, 255);
background-color: qlineargradient(spread:pad, x1:0, y1:1, x2:0, y2:0, stop:0.4375 rgba(0, 0, 0, 255), stop:0.607955 rgba(50, 50, 50, 255))
</string>
   </property>
   <property name="text">
    <string>TOOLS</string>
   </property>
   <property name="alignment">
    <set>Qt::AlignCenter</set>
   </property>
  </widget>
 </widget>
 <resources/>
 <connections/>
</ui>
